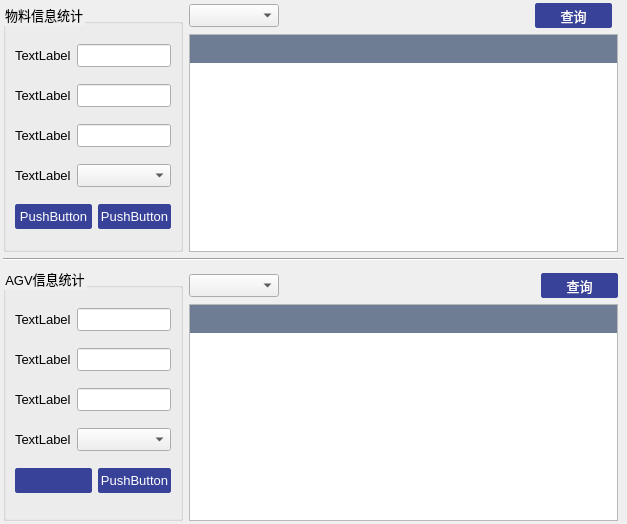
<?xml version="1.0" encoding="UTF-8"?>
<ui version="4.0">
 <class>tabstatisticone</class>
 <widget class="QWidget" name="tabstatisticone">
  <property name="geometry">
   <rect>
    <x>0</x>
    <y>0</y>
    <width>627</width>
    <height>524</height>
   </rect>
  </property>
  <property name="windowTitle">
   <string>Form</string>
  </property>
  <property name="styleSheet">
   <string notr="true">*{
	font-family: Microsoft YaHei UI;
	font: 10pt;
}

QMainWindow{
}

QMenuBar{
	background-color: rgb(212, 212, 213);
}

QToolBar QToolButton{
}

QToolBar{
	background-color: #8194ad;
}

  QTabWidget::pane { /* The tab widget frame */
      border-top: 1px solid #C2C7CB;
  }

  QTabWidget::tab-bar {
      left: 2px; /* move to the right by 5px */
  }

  /* Style the tab using the tab sub-control. Note that
      it reads QTabBar _not_ QTabWidget */
  QTabBar::tab {
	width:100px;
      background: qlineargradient(x1: 0, y1: 0, x2: 0, y2: 1,
                                  stop: 0 #E1E1E1, stop: 0.4 #DDDDDD,
                                  stop: 0.5 #D8D8D8, stop: 1.0 #D3D3D3);
      border: 1px solid #C4C4C3;
      border-bottom-color: #C2C7CB; /* same as the pane color */
      border-top-left-radius: 2px;
      border-top-right-radius: 2px;
      min-width: 8ex;
      padding: 1px;
  }

  QTabBar::tab:selected, QTabBar::tab:hover {
      background: qlineargradient(x1: 0, y1: 0, x2: 0, y2: 1,
                                  stop: 0 #fafafa, stop: 0.4 #f4f4f4,
                                  stop: 0.5 #e7e7e7, stop: 1.0 #fafafa);
  }

  QTabBar::tab:selected {
      border-color: #9B9B9B;
      border-bottom-color: #C2C7CB; /* same as pane color */
  }

  QTabBar::tab:!selected {
      margin-top: 1px; /* make non-selected tabs look smaller */
  }





QStatusBar{
	background-color: rgb(212, 212, 213);
}

QComboBox#tabper_choicecombo{

}

QPushButton{
	width:75px;
	height:23px;
	border: 1px solid #b8b8b8;
	border-radius: 2px;
	background-color: #b8b8b8;
}

QPushButton:enabled{
	color: rgb(255, 255, 255);
	border: 1px solid #384299;
	border-radius: 2px;
	background-color: #384299;
}

QPushButton:pressed{
	color: #34fcfc;
	background-color: #5d70ff;
}

QHeaderView {
	color: white;
	background-color: #6e7d94;
	min-height:28px;
}

QTextBrowser{
	background-color: rgb(207, 207, 209);
}

</string>
  </property>
  <layout class="QGridLayout" name="gridLayout_3">
   <property name="leftMargin">
    <number>3</number>
   </property>
   <property name="topMargin">
    <number>3</number>
   </property>
   <property name="rightMargin">
    <number>3</number>
   </property>
   <property name="bottomMargin">
    <number>3</number>
   </property>
   <property name="spacing">
    <number>6</number>
   </property>
   <item row="0" column="1">
    <layout class="QHBoxLayout" name="horizontalLayout_3">
     <item>
      <widget class="QComboBox" name="comboBox_5">
       <property name="minimumSize">
        <size>
         <width>90</width>
         <height>0</height>
        </size>
       </property>
      </widget>
     </item>
     <item>
      <spacer name="horizontalSpacer_3">
       <property name="orientation">
        <enum>Qt::Horizontal</enum>
       </property>
       <property name="sizeHint" stdset="0">
        <size>
         <width>40</width>
         <height>20</height>
        </size>
       </property>
      </spacer>
     </item>
     <item>
      <widget class="QPushButton" name="pushButton_7">
       <property name="text">
        <string>查询</string>
       </property>
      </widget>
     </item>
    </layout>
   </item>
   <item row="2" column="0" colspan="4">
    <widget class="Line" name="line">
     <property name="orientation">
      <enum>Qt::Horizontal</enum>
     </property>
    </widget>
   </item>
   <item row="3" column="0" rowspan="3">
    <widget class="QGroupBox" name="groupBox_2">
     <property name="maximumSize">
      <size>
       <width>180</width>
       <height>16777215</height>
      </size>
     </property>
     <property name="title">
      <string>AGV信息统计</string>
     </property>
     <layout class="QGridLayout" name="gridLayout">
      <item row="0" column="0">
       <widget class="QLabel" name="label_7">
        <property name="text">
         <string>TextLabel</string>
        </property>
       </widget>
      </item>
      <item row="0" column="1" colspan="2">
       <widget class="QLineEdit" name="lineEdit_6"/>
      </item>
      <item row="1" column="0">
       <widget class="QLabel" name="label_5">
        <property name="text">
         <string>TextLabel</string>
        </property>
       </widget>
      </item>
      <item row="1" column="1" colspan="2">
       <widget class="QLineEdit" name="lineEdit_5"/>
      </item>
      <item row="2" column="0">
       <widget class="QLabel" name="label_6">
        <property name="text">
         <string>TextLabel</string>
        </property>
       </widget>
      </item>
      <item row="2" column="1" colspan="2">
       <widget class="QLineEdit" name="lineEdit_4"/>
      </item>
      <item row="3" column="0">
       <widget class="QLabel" name="label_8">
        <property name="text">
         <string>TextLabel</string>
        </property>
       </widget>
      </item>
      <item row="3" column="1" colspan="2">
       <widget class="QComboBox" name="comboBox_2"/>
      </item>
      <item row="4" column="0" colspan="2">
       <widget class="QPushButton" name="pushButton_3">
        <property name="text">
         <string/>
        </property>
       </widget>
      </item>
      <item row="4" column="2">
       <widget class="QPushButton" name="pushButton_4">
        <property name="text">
         <string>PushButton</string>
        </property>
       </widget>
      </item>
     </layout>
    </widget>
   </item>
   <item row="0" column="0" rowspan="2">
    <widget class="QGroupBox" name="groupBox">
     <property name="maximumSize">
      <size>
       <width>180</width>
       <height>16777215</height>
      </size>
     </property>
     <property name="title">
      <string>物料信息统计</string>
     </property>
     <layout class="QGridLayout" name="gridLayout_2">
      <item row="0" column="0">
       <widget class="QLabel" name="label">
        <property name="text">
         <string>TextLabel</string>
        </property>
       </widget>
      </item>
      <item row="0" column="1" colspan="2">
       <widget class="QLineEdit" name="lineEdit"/>
      </item>
      <item row="1" column="0">
       <widget class="QLabel" name="label_2">
        <property name="text">
         <string>TextLabel</string>
        </property>
       </widget>
      </item>
      <item row="1" column="1" colspan="2">
       <widget class="QLineEdit" name="lineEdit_2"/>
      </item>
      <item row="2" column="0">
       <widget class="QLabel" name="label_3">
        <property name="text">
         <string>TextLabel</string>
        </property>
       </widget>
      </item>
      <item row="2" column="1" colspan="2">
       <widget class="QLineEdit" name="lineEdit_3"/>
      </item>
      <item row="3" column="0">
       <widget class="QLabel" name="label_4">
        <property name="text">
         <string>TextLabel</string>
        </property>
       </widget>
      </item>
      <item row="3" column="1" colspan="2">
       <widget class="QComboBox" name="comboBox"/>
      </item>
      <item row="4" column="0" colspan="2">
       <widget class="QPushButton" name="pushButton">
        <property name="text">
         <string>PushButton</string>
        </property>
       </widget>
      </item>
      <item row="4" column="2">
       <widget class="QPushButton" name="pushButton_2">
        <property name="text">
         <string>PushButton</string>
        </property>
       </widget>
      </item>
     </layout>
    </widget>
   </item>
   <item row="4" column="1" colspan="2">
    <layout class="QHBoxLayout" name="horizontalLayout">
     <item>
      <widget class="QComboBox" name="comboBox_3">
       <property name="minimumSize">
        <size>
         <width>90</width>
         <height>0</height>
        </size>
       </property>
      </widget>
     </item>
     <item>
      <spacer name="horizontalSpacer">
       <property name="orientation">
        <enum>Qt::Horizontal</enum>
       </property>
       <property name="sizeHint" stdset="0">
        <size>
         <width>40</width>
         <height>20</height>
        </size>
       </property>
      </spacer>
     </item>
     <item>
      <widget class="QPushButton" name="pushButton_5">
       <property name="text">
        <string>查询</string>
       </property>
      </widget>
     </item>
    </layout>
   </item>
   <item row="5" column="1" colspan="2">
    <widget class="QTableView" name="tableView_2"/>
   </item>
   <item row="1" column="1" colspan="2">
    <widget class="QTableView" name="tableView_3"/>
   </item>
  </layout>
 </widget>
 <resources/>
 <connections/>
</ui>
